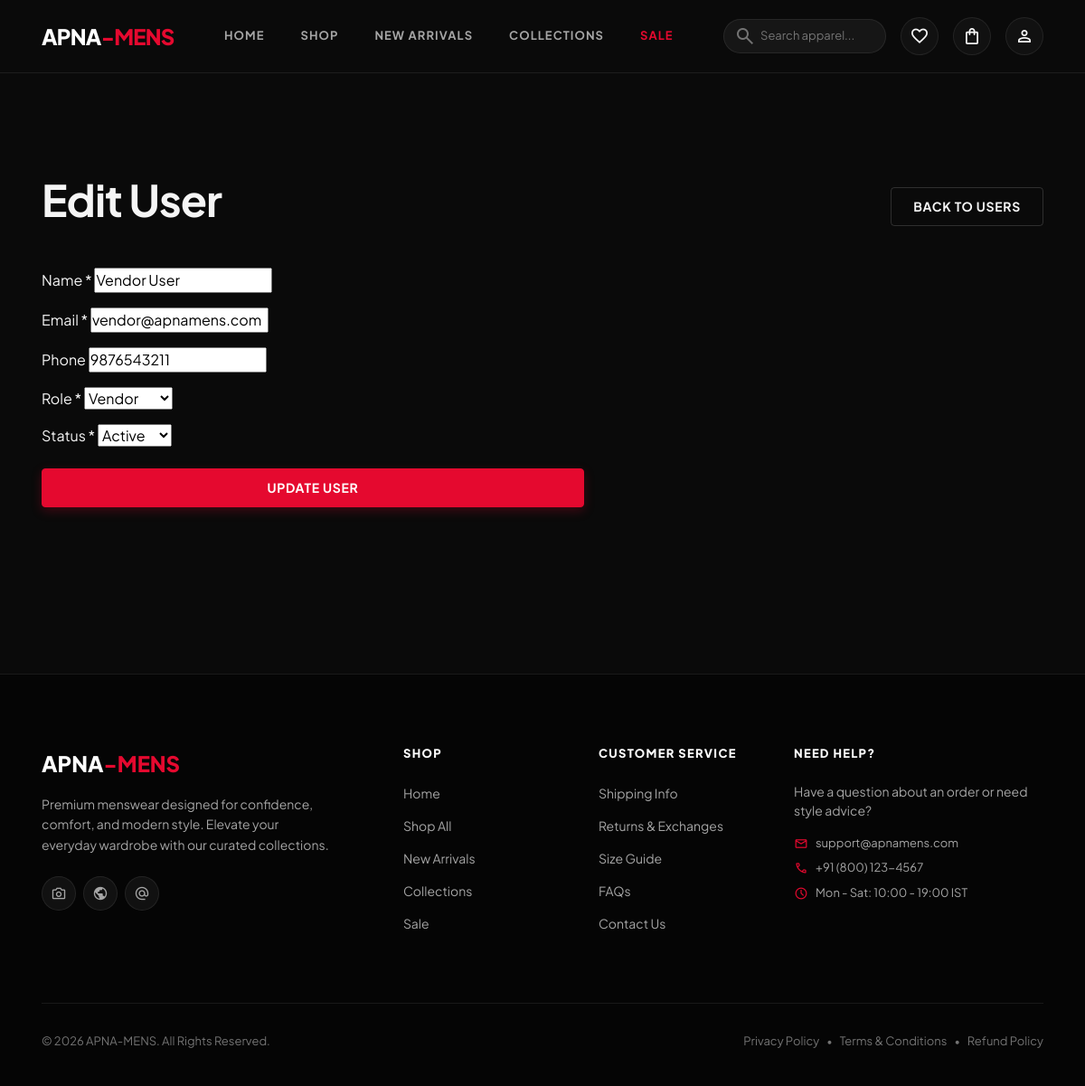
Page /admin/users/edit?id=2 (signed in) on the committed database.
### tables this page shows
CREATE TABLE IF NOT EXISTS `users` (
  `id` int(11) NOT NULL AUTO_INCREMENT,
  `name` varchar(100) NOT NULL,
  `email` varchar(100) NOT NULL UNIQUE,
  `password` varchar(255) NOT NULL,
  `phone` varchar(20) DEFAULT NULL,
  `avatar` varchar(255) DEFAULT NULL,
  `role` ENUM('customer', 'vendor', 'admin') DEFAULT 'customer',
  `status` ENUM('active', 'inactive', 'suspended') DEFAULT 'active',
  `failed_login_attempts` int(11) DEFAULT 0,
  `locked_until` datetime DEFAULT NULL,
  `email_verified` tinyint(1) DEFAULT 0,
  `created_at` timestamp NOT NULL DEFAULT CURRENT_TIMESTAMP,
  `updated_at` timestamp NOT NULL DEFAULT CURRENT_TIMESTAMP ON UPDATE CURRENT_TIMESTAMP,
  PRIMARY KEY (`id`),
  KEY `idx_email` (`email`),
  KEY `idx_role` (`role`)
);

### app/core/View.php (called while the page is built, shortened)
<?php
class View {
    public static function render($view, $data = []) {
        extract($data);
        $possiblePaths = [
            VIEW_PATH . '/' . $view . '.php',
            VIEW_PATH . '/pages/' . $view . '.php',
        ];
        $viewFile = null;
        foreach ($possiblePaths as $path) {
            if (file_exists($path)) {
                $viewFile = $path;
                break;
            }
        }
        require $viewFile;
        require VIEW_PATH . '/layouts/main.php';
    }
}

### app/core/Controller.php (called while the page is built, shortened)
<?php
class Controller {
    protected function view($view, $data = []) {
        View::render($view, $data);
    }
    protected function get($key = null, $default = null) {
        return $_GET[$key] ?? $default;
    }
}

### app/controllers/Admin/UserAdminController.php (called while the page is built, shortened)
<?php
class UserAdminController extends \Controller {
    public function edit() {
        $id = (int)$this->get('id');
        $userModel = new \User();
        $user = $userModel->find($id);
        $this->view('admin/users/edit', [
            'title' => 'Edit User - Admin',
            'user' => $user
        ]);
    }
}

### app/core/Database.php (called while the page is built, shortened)
<?php
class Database {
    private static $instance = null;
    private function __construct() {
        $config = require APP_PATH . '/config/database.php';
        try {
            $dsn = "mysql:host={$config['host']};dbname={$config['dbname']};charset={$config['charset']}";
            $this->connection = new PDO($dsn, $config['username'], $config['password'], $config['options']);
        } catch (PDOException $e) {
            die("Database connection failed: " . $e->getMessage());
        }
    }
    public static function getInstance() {
        if (self::$instance === null) {
            self::$instance = new self();
        }
        return self::$instance->connection;
    }
}

### app/config/database.php (called while the page is built)
<?php
return [
    'host' => 'localhost',
    'dbname' => 'apna_mens',
    'username' => 'root',
    'password' => '',
    'charset' => 'utf8mb4',
    'options' => [
        PDO::ATTR_ERRMODE => PDO::ERRMODE_EXCEPTION,
        PDO::ATTR_DEFAULT_FETCH_MODE => PDO::FETCH_ASSOC,
        PDO::ATTR_EMULATE_PREPARES => false,
    ]
];

### app/core/Model.php (called while the page is built, shortened)
<?php
class Model {
    protected $db;
    protected $table;
    public function __construct() {
        $this->db = Database::getInstance();
    }
    public function find($id) {
        $stmt = $this->db->prepare("SELECT * FROM {$this->table} WHERE id = ?");
        $stmt->execute([$id]);
        return $stmt->fetch();
    }
}

### app/views/admin/users/edit.php (the view, shortened to what this page needs)
<section class="section">
    <div class="container">
        <div class="u-flex u-justify-between u-items-center u-mb-xl">
            <h1>Edit User</h1>
            <a href="/admin/users" class="btn btn-outline">Back to Users</a>
        </div>
        <form id="user-form" class="card" style="max-width: 600px;">
            <div class="card-body">
                <div class="form-group u-mb-md">
                    <label class="form-label">Name *</label>
                    <input type="text" name="name" class="form-input" value="<?php echo htmlspecialchars($user['name']); ?>" required>
                </div>
                <div class="form-group u-mb-md">
                    <label class="form-label">Email *</label>
                    <input type="email" name="email" class="form-input" value="<?php echo htmlspecialchars($user['email']); ?>" required>
                </div>
                <div class="form-group u-mb-md">
                    <label class="form-label">Phone</label>
                    <input type="tel" name="phone" class="form-input" value="<?php echo htmlspecialchars($user['phone'] ?? ''); ?>">
                </div>
                <div class="form-group u-mb-md">
                    <label class="form-label">Role *</label>
                    <select name="role" class="form-input" required>
                        <option value="vendor" <?php echo $user['role'] === 'vendor' ? 'selected' : ''; ?>>Vendor</option>
                    </select>
                </div>
                <div class="form-group u-mb-md">
                    <label class="form-label">Status *</label>
                    <select name="status" class="form-input" required>
                        <option value="active" <?php echo $user['status'] === 'active' ? 'selected' : ''; ?>>Active</option>
                    </select>
                </div>
                <div class="u-mt-lg">
                    <button type="submit" class="btn btn-primary btn-block">Update User</button>
                </div>
            </div>
        </form>
    </div>
</section>

### public/assets/css/settings.css (style rules this page uses)
:root { --primary: #E5092F; --primary-dark: #B80724; --primary-light: #FF2B4F; --bg-dark: #0a0a0a; --bg-darker: #050505; --bg-card: #121212; --bg-card-hover: #1a1a1a; --bg-banner: #1a1a1a; --bg-input: #161616; --accent-gold: #C69C6D; --accent-gold-dark: #A67C52; --muted: #A5A5A5; --muted-dark: #666666; --text-primary: #F5F5F5; --text-secondary: #A5A5A5; --text-muted: #737373; --border-color: rgba(255, 255, 255, 0.08); --border-color-light: rgba(255, 255, 255, 0.04); --border-color-strong: rgba(255, 255, 255, 0.15); --success: #10b981; --error: #ef4444; --warning: #f59e0b; --info: #3b82f6; --font-family: 'Plus Jakarta Sans', -apple-system, BlinkMacSystemFont, 'Segoe UI', Roboto, sans-serif; --font-size-xs: 0.75rem; --font-size-sm: 0.875rem; --font-size-base: 1rem; --font-size-lg: 1.125rem; --font-size-xl: 1.25rem; --font-size-2xl: 1.5rem; --font-size-3xl: 1.875rem; --font-size-4xl: 2.25rem; --font-size-5xl: 3rem; --font-weight-normal: 400; --font-weight-medium: 500; --font-weight-semibold: 600; --font-weight-bold: 700; --font-weight-extrabold: 800; --line-height-tight: 1.15; --line-height-normal: 1.5; --line-height-relaxed: 1.7; --spacing-xs: 0.25rem; --spacing-sm: 0.5rem; --spacing-md: 1rem; --spacing-lg: 1.5rem; --spacing-xl: 2rem; --spacing-2xl: 3rem; --spacing-3xl: 4rem; --spacing-4xl: 6rem; --breakpoint-sm: 640px; --breakpoint-md: 768px; --breakpoint-lg: 1024px; --breakpoint-xl: 1280px; --breakpoint-2xl: 1536px; --shadow-sm: 0 2px 4px rgba(0, 0, 0, 0.4); --shadow-md: 0 8px 16px rgba(0, 0, 0, 0.5); --shadow-lg: 0 16px 32px rgba(0, 0, 0, 0.6); --shadow-xl: 0 24px 48px rgba(0, 0, 0, 0.8); --shadow-glow: 0 0 20px rgba(229, 9, 47, 0.25); --radius-sm: 4px; --radius-md: 6px; --radius-lg: 10px; --radius-xl: 16px; --radius-full: 9999px; --transition-fast: 150ms cubic-bezier(0.4, 0, 0.2, 1); --transition-base: 250ms cubic-bezier(0.4, 0, 0.2, 1); --transition-slow: 400ms cubic-bezier(0.4, 0, 0.2, 1); --z-dropdown: 1000; --z-sticky: 1020; --z-fixed: 1030; --z-modal-backdrop: 1040; --z-modal: 1050; --z-popover: 1060; --z-tooltip: 1070; --z-toast: 1080; }

### public/assets/css/base.css (style rules this page uses)
*, *::before, *::after { box-sizing: border-box; margin: 0; padding: 0; }
html { font-size: 16px; -webkit-text-size-adjust: 100%; -webkit-font-smoothing: antialiased; -moz-osx-font-smoothing: grayscale; scroll-behavior: smooth; }
body { font-family: var(--font-family); font-size: var(--font-size-base); font-weight: var(--font-weight-normal); line-height: var(--line-height-normal); color: var(--text-primary); background-color: var(--bg-dark); min-height: 100vh; overflow-x: hidden; }
h1, h2, h3, h4, h5, h6 { font-weight: var(--font-weight-bold); line-height: var(--line-height-tight); color: var(--text-primary); margin-bottom: var(--spacing-md); letter-spacing: -0.02em; }
h1 { font-size: var(--font-size-5xl); }
a { color: var(--text-primary); text-decoration: none; transition: color var(--transition-fast), opacity var(--transition-fast); }
input, textarea, select, button { font-family: inherit; font-size: inherit; line-height: inherit; }
button { cursor: pointer; border: none; background: none; }

### public/assets/css/layout.css (style rules this page uses)
.container { width: 100%; max-width: 1280px; margin: 0 auto; padding: 0 var(--spacing-md); }
.section { padding: var(--spacing-3xl) 0; }

### public/assets/css/components.css (style rules this page uses)
.btn { display: inline-flex; align-items: center; justify-content: center; gap: var(--spacing-sm); padding: 0.75rem 1.5rem; font-size: 0.875rem; font-weight: 700; letter-spacing: 0.05em; text-transform: uppercase; border-radius: var(--radius-sm); transition: all var(--transition-base); cursor: pointer; border: 1px solid transparent; text-decoration: none; line-height: 1.2; white-space: nowrap; }
.btn-primary { background-color: var(--primary); color: #ffffff; border-color: var(--primary); box-shadow: 0 4px 12px rgba(229, 9, 47, 0.25); }
.btn-outline { background-color: transparent; color: var(--text-primary); border: 1px solid var(--border-color-strong); }
.btn-block { width: 100%; }
.section { padding: 5rem 0; }

### public/assets/css/utilities.css (style rules this page uses)
.u-flex { display: flex !important; }
.u-items-center { align-items: center; }
.u-justify-between { justify-content: space-between; }
.u-mt-lg { margin-top: var(--spacing-lg); }
.u-mb-md { margin-bottom: var(--spacing-md); }
.u-mb-xl { margin-bottom: var(--spacing-xl); }

### public/assets/css/responsive.css (style rules this page uses)
html, body { overflow-x: hidden; max-width: 100%; }
@media (max-width: 1280px) { .container { max-width: 1140px; } }

### rows in the picture
users: name "Vendor User", email "vendor@apnamens.com", phone "9876543211", role "Vendor", status "Active"
